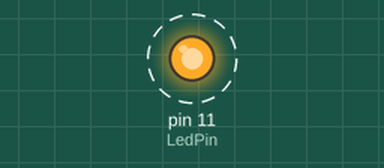
Bench run of a sketch on a simulated Arduino Uno, built with avr-gcc and run on an emulated ATmega328P. Shown: output pins drawn as LEDs (lit = HIGH). Dashed ring = blinking.

Above: at 0.2 s.
Timing chart, 0 to 4.6 s (numbered marks = the images above):
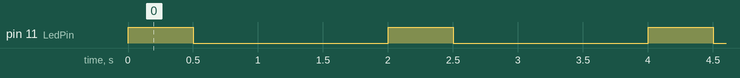

Measured:
- by itself, pin 11 (LedPin): alternates HIGH for 0.50 s and LOW for 1.5 s

The sketch:

POC_3.1.2.ino
```cpp
// LED 1 zit in pin 11, LED 2 in 10
int LedPin = 11;
int LedPin2 = 10;

void setup() {
   pinMode(LedPin, OUTPUT);
}

void loop() {
    // Beide LEDs knipperen
    digitalWrite(LedPin, HIGH);
    delay(500);
    digitalWrite(LedPin, LOW);
    delay(500);

    digitalWrite(LedPin2, HIGH);
    delay(500);
    digitalWrite(LedPin2, LOW);
    delay(500);
}
```
